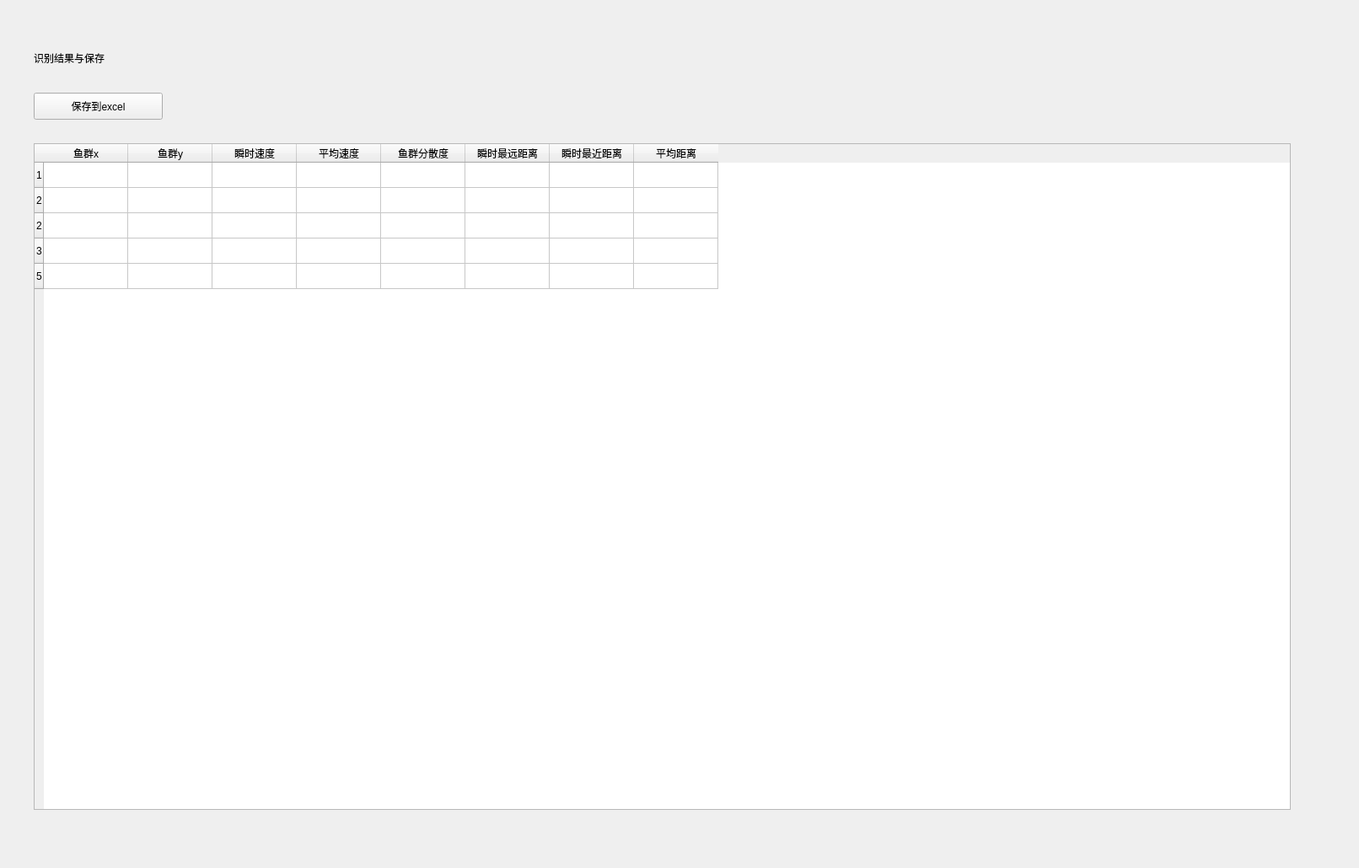
<?xml version="1.0" encoding="UTF-8"?>
<ui version="4.0">
 <class>save</class>
 <widget class="QWidget" name="save">
  <property name="geometry">
   <rect>
    <x>0</x>
    <y>0</y>
    <width>1612</width>
    <height>1030</height>
   </rect>
  </property>
  <property name="windowTitle">
   <string>Form</string>
  </property>
  <widget class="TitleLabel" name="TitleLabel">
   <property name="geometry">
    <rect>
     <x>40</x>
     <y>50</y>
     <width>421</width>
     <height>38</height>
    </rect>
   </property>
   <property name="text">
    <string>识别结果与保存</string>
   </property>
  </widget>
  <widget class="TableWidget" name="TableWidget">
   <property name="geometry">
    <rect>
     <x>40</x>
     <y>170</y>
     <width>1491</width>
     <height>791</height>
    </rect>
   </property>
   <row>
    <property name="text">
     <string>1</string>
    </property>
   </row>
   <row>
    <property name="text">
     <string>2</string>
    </property>
   </row>
   <row>
    <property name="text">
     <string>2</string>
    </property>
   </row>
   <row>
    <property name="text">
     <string>3</string>
    </property>
   </row>
   <row>
    <property name="text">
     <string>5</string>
    </property>
   </row>
   <column>
    <property name="text">
     <string>鱼群x</string>
    </property>
   </column>
   <column>
    <property name="text">
     <string>鱼群y</string>
    </property>
   </column>
   <column>
    <property name="text">
     <string>瞬时速度</string>
    </property>
   </column>
   <column>
    <property name="text">
     <string>平均速度</string>
    </property>
   </column>
   <column>
    <property name="text">
     <string>鱼群分散度</string>
    </property>
   </column>
   <column>
    <property name="text">
     <string>瞬时最远距离</string>
    </property>
   </column>
   <column>
    <property name="text">
     <string>瞬时最近距离</string>
    </property>
   </column>
   <column>
    <property name="text">
     <string>平均距离</string>
    </property>
   </column>
  </widget>
  <widget class="PrimaryPushButton" name="PrimaryPushButton">
   <property name="geometry">
    <rect>
     <x>40</x>
     <y>110</y>
     <width>153</width>
     <height>32</height>
    </rect>
   </property>
   <property name="text">
    <string>保存到excel</string>
   </property>
  </widget>
 </widget>
 <customwidgets>
  <customwidget>
   <class>PushButton</class>
   <extends>QPushButton</extends>
   <header>qfluentwidgets</header>
  </customwidget>
  <customwidget>
   <class>PrimaryPushButton</class>
   <extends>PushButton</extends>
   <header>qfluentwidgets</header>
  </customwidget>
  <customwidget>
   <class>TitleLabel</class>
   <extends>QLabel</extends>
   <header>qfluentwidgets</header>
  </customwidget>
  <customwidget>
   <class>TableWidget</class>
   <extends>QTableWidget</extends>
   <header>qfluentwidgets</header>
  </customwidget>
 </customwidgets>
 <resources/>
 <connections/>
</ui>
